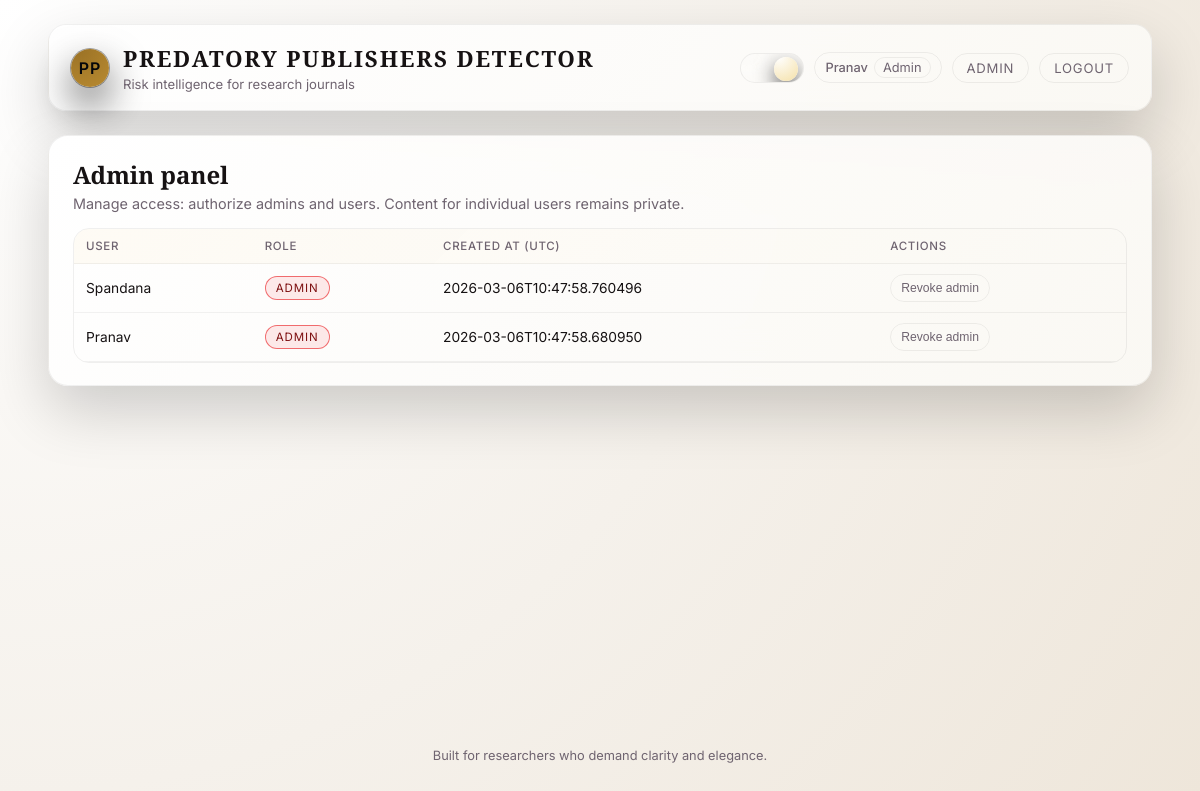
The page /admin (signed in) on the database its author committed.
### tables this page shows
CREATE TABLE users (
                id INTEGER PRIMARY KEY AUTOINCREMENT,
                username TEXT NOT NULL UNIQUE,
                password_hash TEXT NOT NULL,
                role TEXT NOT NULL CHECK(role IN ('admin', 'user')),
                created_at TEXT NOT NULL
            );

### app.py (the view)
            def wrapper(*args, **kwargs):
                user_id = session.get("user_id")
                if not user_id:
                    return redirect(url_for("login", next=request.path))
                user = get_user_by_id(user_id)
                if not user:
                    session.clear()
                    return redirect(url_for("login", next=request.path))
                if role and user.get("role") != role:
                    abort(403)
                return fn(*args, **kwargs)

### predatory_detector/database.py (called while the page is built)
@contextmanager
def get_conn():
    conn = sqlite3.connect(DB_PATH)
    conn.row_factory = sqlite3.Row
    try:
        yield conn
        conn.commit()
    finally:
        conn.close()

def get_user_by_id(user_id: int) -> Optional[Dict[str, Any]]:
    with get_conn() as conn:
        cur = conn.execute("SELECT * FROM users WHERE id = ?", (user_id,))
        row = cur.fetchone()
        return dict(row) if row else None

def list_users() -> List[Dict[str, Any]]:
    with get_conn() as conn:
        cur = conn.execute(
            "SELECT id, username, role, created_at FROM users ORDER BY created_at DESC"
        )
        return [dict(r) for r in cur.fetchall()]

### templates/admin.html (shortened to what this page needs)
{% extends "base.html" %}
{% block content %}
  <section class="admin-section glass">
    <div class="admin-header">
      <div>
        <h2>Admin panel</h2>
        <p>Manage access: authorize admins and users. Content for individual users remains private.</p>
      </div>
    </div>
    {% if users %}
      <div class="table-wrapper">
        <table class="lux-table">
          <thead>
            <tr>
              <th>User</th>
              <th>Role</th>
              <th>Created at (UTC)</th>
              <th>Actions</th>
            </tr>
          </thead>
          <tbody>
            {% for user in users %}
              <tr>
                <td>{{ user.username }}</td>
                <td>
                  <span class="pill pill--small {% if user.role == 'admin' %}pill--danger{% else %}pill--success{% endif %}">
                    {{ user.role|capitalize }}
                  </span>
                </td>
                <td>{{ user.created_at }}</td>
                <td>
                  <form method="post" class="inline-form">
                    {% if user.role == 'admin' %}
                      <button name="role" value="user" class="btn-ghost btn-ghost--small">Revoke admin</button>
                    {% else %}
                      <button name="role" value="admin" class="btn-primary btn-primary--small">Make admin</button>
                    {% endif %}
                  </form>
                </td>
              </tr>
            {% endfor %}
          </tbody>
        </table>
      </div>
    {% else %}
      <p class="muted">No users found.</p>
    {% endif %}
  </section>
{% endblock %}

### templates/base.html (shortened to what this page needs)
<!DOCTYPE html>
<html lang="en" data-theme="dark">
  <head>
    <link rel="stylesheet" href="{{ url_for('static', filename='css/styles.css') }}" />
  </head>
  <body>
    <div class="app-shell">
      <header class="app-header glass">
        <a href="{{ url_for('index') }}" class="brand brand-link">
          <div class="brand-mark">PP</div>
          <div class="brand-copy">
            <h1>Predatory Publishers Detector</h1>
            <p>Risk intelligence for research journals</p>
          </div>
        </a>
        <div class="header-actions">
          <button
            class="theme-toggle"
            id="themeToggle"
            aria-label="Toggle color theme"
            aria-pressed="false"
          >
            <span class="theme-toggle-inner" aria-hidden="true">
              <span class="theme-toggle-icon theme-toggle-icon--moon">☾</span>
              <span class="theme-toggle-icon theme-toggle-icon--sun">☼</span>
              <span class="theme-toggle-thumb"></span>
            </span>
          </button>
          {% if current_user %}
            <span class="user-chip">
              <span class="user-name">{{ current_user.username }}</span>
              <span class="user-role">{{ current_user.role|capitalize }}</span>
            </span>
            {% if current_user.role == 'admin' %}
              <a href="{{ url_for('admin_dashboard') }}" class="pill-link">Admin</a>
            {% endif %}
            <a href="{{ url_for('logout') }}" class="pill-link pill-link--soft">Logout</a>
          {% else %}
            <a href="{{ url_for('login') }}" class="pill-link">Login</a>
            <a href="{{ url_for('signup') }}" class="pill-link pill-link--soft">Sign&nbsp;up</a>
            <a href="{{ url_for('guest_mode') }}" class="pill-link pill-link--ghost">Guest</a>
          {% endif %}
        </div>
      </header>
      <main class="app-main">
        {% block content %}{% endblock %}
      </main>
      <footer class="app-footer">
        <p>Built for researchers who demand clarity and elegance.</p>
      </footer>
    </div>
  </body>
</html>

### rows shown on the page
users: username "Pranav", role "Admin", role "ADMIN", created_at "2026-03-06T10:47:58.680950", shows "Revoke admin"
users: username "Spandana", role "ADMIN", created_at "2026-03-06T10:47:58.760496", shows "Revoke admin"
